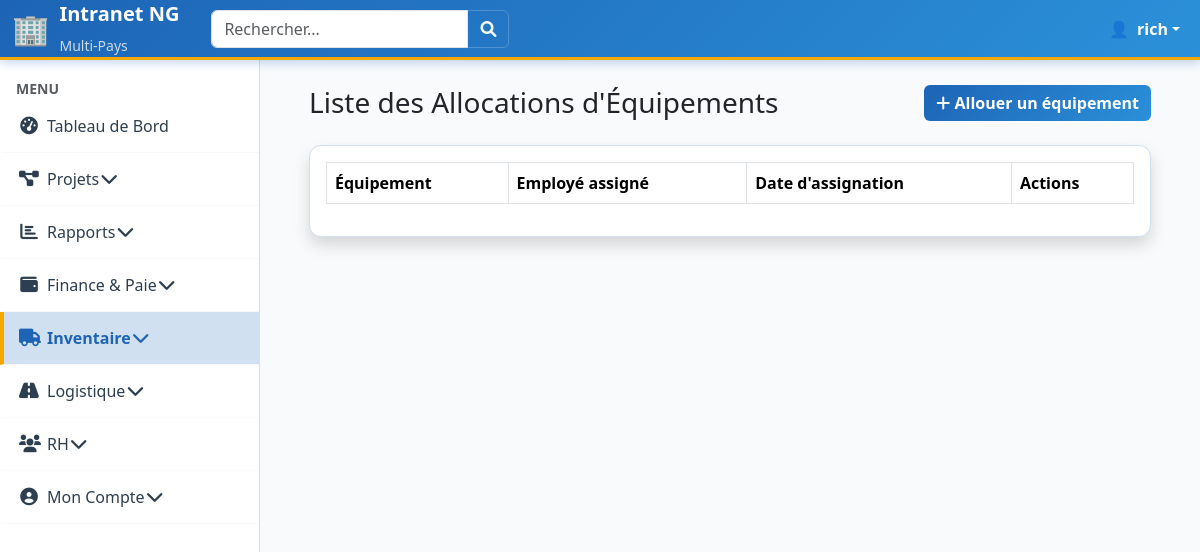
Page /inventaire/allocations/ (signed in) on the earlier database version.
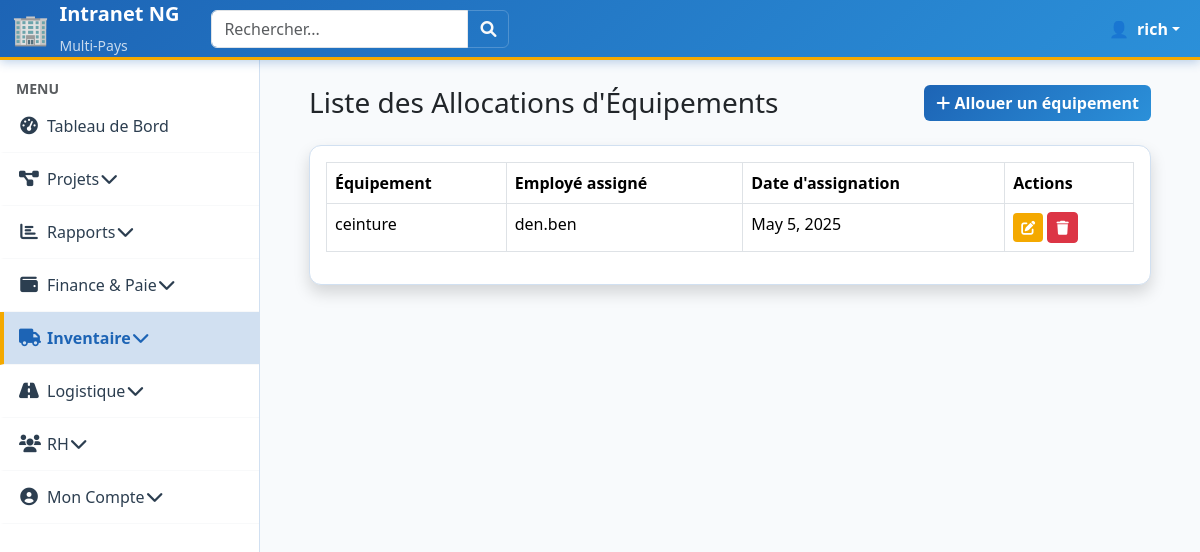
Same page on the later database version.
### inventaire/models.py (models this page shows, shortened)
class AllocationEquipement(models.Model):
    equipement = models.ForeignKey(Equipement, on_delete=models.CASCADE, related_name="allocations", verbose_name=_("Équipement"))
    employe_assigne = models.ForeignKey(settings.AUTH_USER_MODEL, on_delete=models.CASCADE, related_name="equipements_assignes", verbose_name=_("Employé assigné"))
    date_assignation = models.DateField(verbose_name=_("Date d'assignation"))
    class Meta:
        verbose_name = _("Allocation d'équipement")
        verbose_name_plural = _("Allocations d'équipement")

class Equipement(models.Model):
    STATUT_CHOICES = (
        ("EN_STOCK", _("En stock")),
        ("ALLOUE", _("Alloué")),
        ("EN_MAINTENANCE", _("En maintenance")),
        ("HORS_SERVICE", _("Hors service")),
    )
    nom_equipement = models.CharField(max_length=200, verbose_name=_("Nom de l'équipement"))
    numero_serie = models.CharField(max_length=200, unique=True, verbose_name=_("Numéro de série"))
    cout_achat = models.DecimalField(max_digits=10, decimal_places=2, verbose_name=_("Coût d'achat"))
    date_prochaine_inspection = models.DateField(verbose_name=_("Date de prochaine inspection"))
    statut = models.CharField(max_length=20, choices=STATUT_CHOICES, default="EN_STOCK", verbose_name=_("Statut"))
    class Meta:
        verbose_name = _("Équipement")
        verbose_name_plural = _("Équipements")
    def __str__(self):
        return self.nom_equipement

### users/models.py (models this page shows, shortened)
class CustomUser(AbstractUser):
    phone_number = models.CharField(
        max_length=20, blank=True, null=True, verbose_name="Numéro de téléphone"
    )
    salaire_mensuel_base = models.DecimalField(
        max_digits=10, decimal_places=2, default=Decimal("0.00"), verbose_name=_("Salaire Mensuel de Base")
    )
    statut_actuel = models.CharField(
        max_length=20,
        choices=EMPLOYEE_STATUS_CHOICES,
        default="ACTIF",
        verbose_name=_("Statut actuel"),
    )
    class Meta:
        verbose_name = "Employé"
        verbose_name_plural = "Employés"
    def is_team_lead_user(self):
        return self.groups.filter(name__iexact="Team_Lead").exists()
    def is_coordinator_user(self):
        user_roles = {r.lower() for r in self.get_active_role_names()}
        return (
            "coordinateur de projet" in user_roles or "coordinateur_de_projet" in user_roles
        )
    def is_field_team_user(self):
        user_roles = {r.lower() for r in self.get_active_role_names()}
        return "field team" in user_roles or "field_team" in user_roles
    @property
    def is_cm(self):
        user_roles = {r.lower() for r in self.get_active_role_names()}
        return "country manager" in user_roles or "country_manager" in user_roles
    @property
    def is_coordinator(self):
        return self.is_coordinator_user()
    @property
    def is_field_team(self):
        return self.is_field_team_user()
    @property
    def is_team_lead(self):
        return self.is_team_lead_user()
    @property
    def active_country_ids(self):
        if not self.is_authenticated:
            return []
        return list(
            self.assignments.filter(is_active=True, country__is_active=True)
            .values_list("country_id", flat=True)
            .distinct()
        )
    def get_active_role_names(self):
        if not self.is_authenticated:
            return set()
        return set(
            self.assignments.filter(
                is_active=True, country__is_active=True
            ).values_list("role__name", flat=True)
        )

### inventaire/views.py (the view)
# urls.py: path('allocations/', views.AllocationEquipementListView.as_view(), name='allocationequipement_list'),
class AllocationEquipementListView(LoginRequiredMixin, ListView):
    model = AllocationEquipement
    template_name = 'inventaire/allocationequipement_list.html'
    context_object_name = 'allocations'

### core/context_processors.py (called while the page is built)
def user_countries_processor(request):
    user = request.user
    countries = []
    active_country_ids = []
    if user.is_authenticated:
        active_country_ids = user.active_country_ids
        countries = Country.objects.filter(id__in=active_country_ids)
    return {
        "user_countries": countries,
        "active_country_ids": active_country_ids,  # Cette variable est maintenant toujours définie
    }

### inventaire/templates/inventaire/allocationequipement_list.html (shortened to what this page needs)
{% extends 'core/base.html' %}
{% block content %}
<div class="container-fluid">
    <div class="d-flex justify-content-between align-items-center mb-4">
        <h1 class="h3 mb-0 text-gray-800">Liste des Allocations d'Équipements</h1>
        <a href="{% url 'inventaire:allocationequipement_create' %}" class="btn btn-primary">
            <i class="fas fa-plus"></i> Allouer un équipement
        </a>
    </div>
    <div class="card shadow mb-4">
        <div class="card-body">
            <div class="table-responsive">
                <table class="table table-bordered" id="dataTable" width="100%" cellspacing="0">
                    <thead>
                        <tr>
                            <th>Équipement</th>
                            <th>Employé assigné</th>
                            <th>Date d'assignation</th>
                            <th>Actions</th>
                        </tr>
                    </thead>
                    <tbody>
                        {% for allocation in allocations %}
                        <tr>
                            <td>{{ allocation.equipement }}</td>
                            <td>{{ allocation.employe_assigne }}</td>
                            <td>{{ allocation.date_assignation }}</td>
                            <td>
                                <a href="{% url 'inventaire:allocationequipement_update' allocation.pk %}" class="btn btn-warning btn-sm">
                                    <i class="fas fa-edit"></i>
                                </a>
                                <a href="{% url 'inventaire:allocationequipement_delete' allocation.pk %}" class="btn btn-danger btn-sm">
                                    <i class="fas fa-trash"></i>
                                </a>
                            </td>
                        </tr>
                        {% endfor %}
                    </tbody>
                </table>
            </div>
        </div>
    </div>
</div>
{% endblock %}

Differences in the rows shown:
added AllocationEquipement: equipement "ceinture", employe_assigne "den.ben", date_assignation "May 5, 2025"
